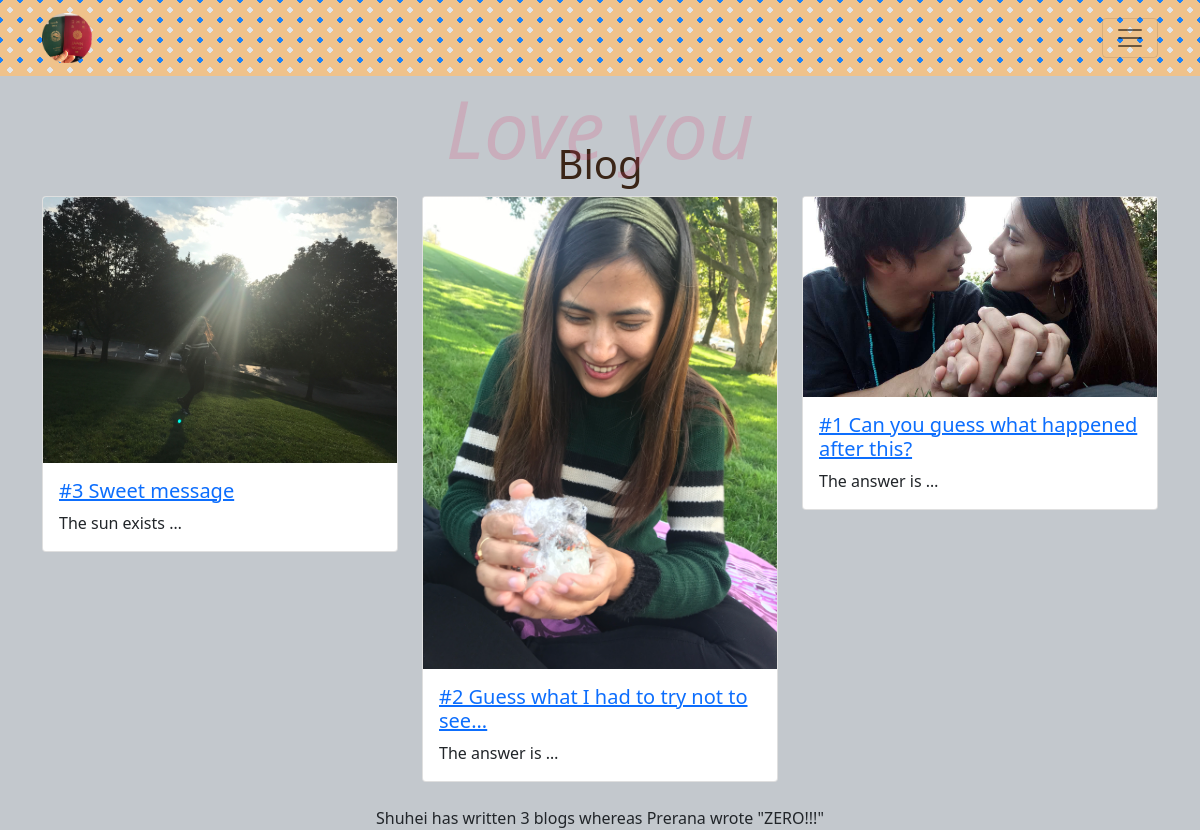
Screenshot of /blog/ with the database file from the repository.
### blogapp/models.py (models this page shows, shortened)
class BlogModel(models.Model):
    title = models.CharField(max_length=100)
    date = models.DateTimeField(default=timezone.now)
    description = models.CharField(max_length=250)
    image = models.ImageField(upload_to='blogapp/images/', blank=True)
    url = models.URLField(blank=True)

### blogapp/views.py (the view)
# urls.py: path('', views.all_blogs, name='all_blogs'),
def all_blogs(request):
    blogs = BlogModel.objects.order_by('-date')
    return render(request, 'blogapp/all_blogs.html', {'blogs':blogs})

### blogapp/templates/blogapp/all_blogs.html
{% extends 'portfolioapp/base.html' %}
{% load static %}
{% block content %}
<div class="secondback">
    <div class="container">
      <br>
      <h1 class="heading06" data-en="Love you">Blog</h1>
      <div class="row row-cols-1 row-cols-md-3 g-4">
        {% for blog in blogs %}
        <div class="col">
          <div class="card">
            {% if blog.image%}
            <img src="{{ blog.image.url }}" class="card-img-top"/>
            {% endif %}
            <div class="card-body">
                <a href="{% url 'blogapp:detail' blog.id %}"><h5 class="card-title">{{ blog.title }}</h5></a>
              <p class="card-text">
                {{ blog.description|truncatechars:30 }}
              </p>
            </div>
          </div>
        </div>
        {% endfor %}
        </div>
        <br>
        <div style="text-align: center;">Shuhei has written {{ blogs.count }} blog{{ blogs.count|pluralize }} whereas Prerana wrote "ZERO!!!"</div>
      </div>
  </div>
{% endblock %}

### portfolioapp/templates/portfolioapp/base.html (style rules this page uses)
.secondback { background-color: #c3c8cd; }
.heading06 { position: relative; padding-top: 40px; font-size: 40px; text-align: center; color: rgb(58, 37, 23); }
.heading06::before { content: attr(data-en); position: absolute; top: -20px; left: 50%; transform: translateX(-50%); color: rgba(224,66,114,0.2); font-size: 80px; font-style: italic; }

### rows the page displays
BlogModel: image (picture), title "#3 Sweet message", description "The sun exists …"
BlogModel: image (picture), title "#2 Guess what I had to try not to see...", description "The answer is …"
BlogModel: image (picture), title "#1 Can you guess what happened after this?", description "The answer is …"

### other values shown
{{ blogs.count }} "3"
